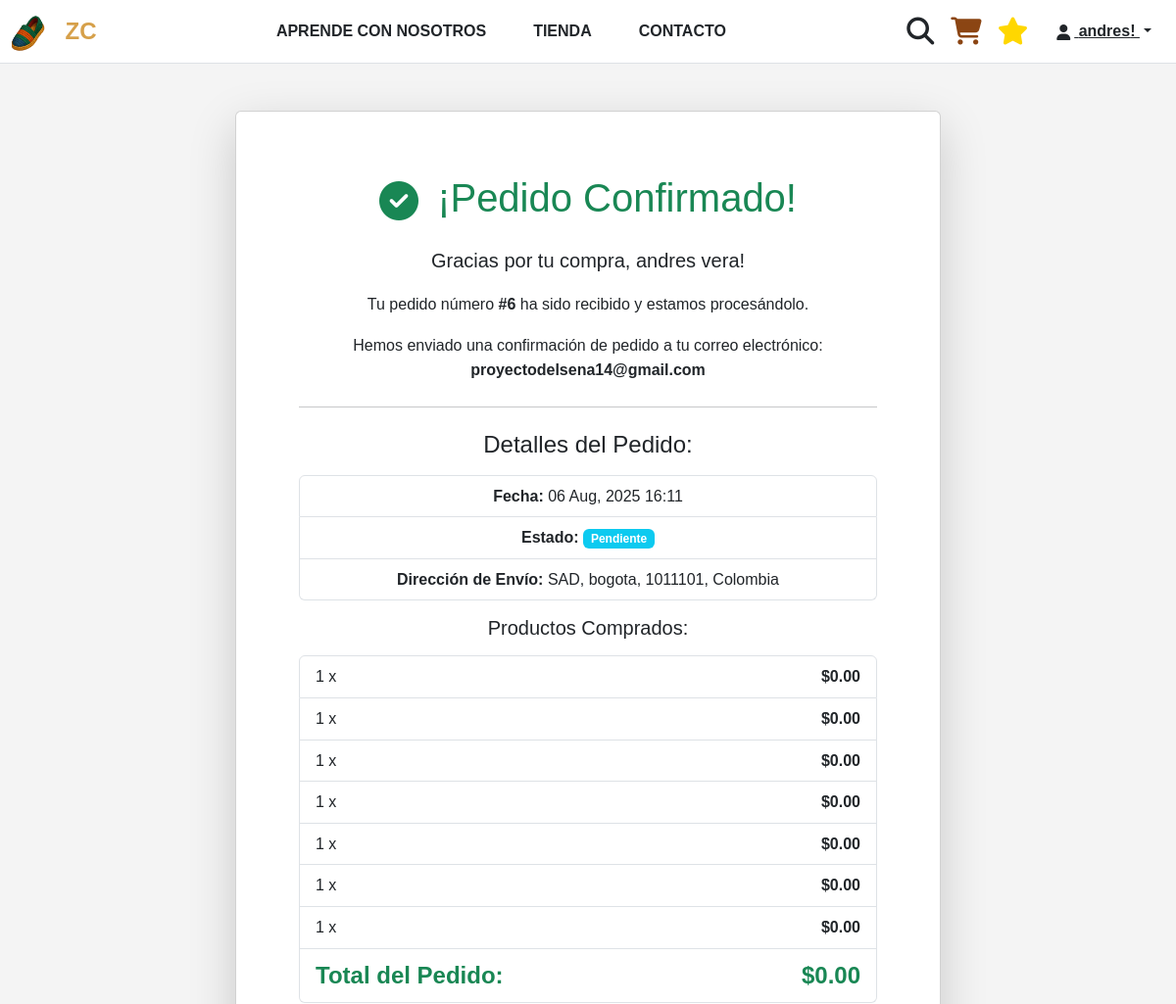
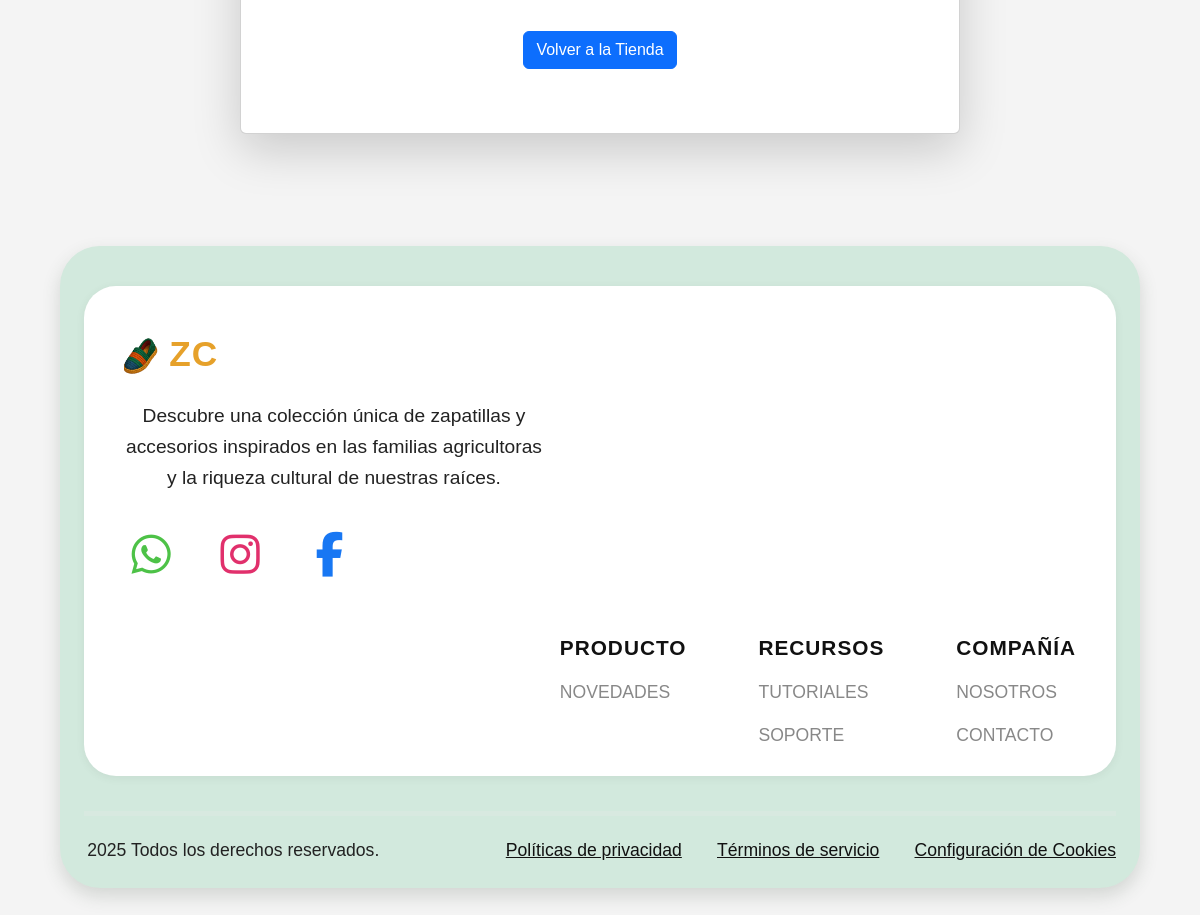
Page /pedido-confirmado/6/ (signed in) on the committed database (2 pictures, top to bottom).
### core/models.py (models this page shows, shortened)
class Pedido(models.Model):
    usuario = models.ForeignKey(User, on_delete=models.SET_NULL, null=True, blank=True, related_name='pedidos') # Usuario que realiza el pedido
    nombre_completo = models.CharField(max_length=200) # Nombre del cliente
    email = models.EmailField() # Email de contacto
    telefono = models.CharField(max_length=20, blank=True, null=True) # Teléfono opcional
    direccion_envio = models.CharField(max_length=255) # Dirección de envío
    ciudad = models.CharField(max_length=100) # Ciudad de envío
    codigo_postal = models.CharField(max_length=10, blank=True, null=True) # Código postal opcional
    pais = models.CharField(max_length=100, default='Colombia') # País de envío
    fecha_pedido = models.DateTimeField(auto_now_add=True) # Fecha de creación
    total_pedido = models.DecimalField(max_digits=10, decimal_places=2, default=0.00) # Total calculado
    ESTADO_PEDIDO = (
        ('pendiente', 'Pendiente'), ('procesando', 'Procesando'), ('enviado', 'Enviado'),
        ('completado', 'Completado'), ('cancelado', 'Cancelado'),
    )
    estado = models.CharField(max_length=20, choices=ESTADO_PEDIDO, default='pendiente') # Estado del pedido
    hecho_por_admin = models.BooleanField(default=False) # Si el pedido fue gestionado por un admin
    admin_observaciones = models.TextField(blank=True, null=True) # Observaciones internas
    class Meta:
        ordering = ['-fecha_pedido']
        verbose_name_plural = "Pedidos"

class ItemPedido(models.Model):
    pedido = models.ForeignKey(Pedido, on_delete=models.CASCADE, related_name='items') # Pedido asociado
    producto = models.ForeignKey(Producto, on_delete=models.SET_NULL, null=True) # Producto comprado
    precio = models.DecimalField(max_digits=10, decimal_places=2) # Precio unitario
    cantidad = models.PositiveIntegerField(default=1) # Cantidad solicitada
    class Meta:
        verbose_name_plural = "Items de Pedido"
    def get_cost(self):
        return self.precio * self.cantidad

### core/views.py (the view)
# urls.py: path('pedido-confirmado/<int:pedido_id>/', views.pedido_confirmado_view, name='pedido_confirmado'),
def pedido_confirmado_view(request, pedido_id):
    pedido = get_object_or_404(Pedido, id=pedido_id)
    allowed_access = False
    if request.user.is_authenticated:
        if request.user == pedido.usuario or is_admin_user(request.user):
            allowed_access = True
    elif 'last_order_id' in request.session and request.session['last_order_id'] == pedido.id:
        allowed_access = True
    if not allowed_access:
        messages.error(request, "Acceso denegado o pedido no encontrado.")
        return redirect('core:home')
    return render(request, 'core/pedido_confirmado.html', {'pedido': pedido, 'title': 'Pedido Confirmado'})

### core/context_processors.py (called while the page is built)
def cart_item_count(request):
    cart = request.session.get('cart', {})
    total_items = sum(item_data.get('cantidad', 0) for item_data in cart.values())
    return {'cart_item_count': total_items}

### core/views.py (called while the page is built)
def is_admin_user(user):
    if user.is_authenticated:
        return user.is_staff or user.is_superuser or user.groups.filter(name='Administradores').exists()
    return False

### core/templates/core/pedido_confirmado.html
{% extends 'core/base.html' %}
{% block content %}
<div class="container my-5">
    <div class="row justify-content-center">
        <div class="col-md-8">
            <div class="card shadow-lg text-center p-4">
                <div class="card-body">
                    <h1 class="card-title text-success mb-4">
                        <i class="fas fa-check-circle me-2"></i> ¡Pedido Confirmado!
                    </h1>
                    <p class="lead">Gracias por tu compra, {{ pedido.nombre_completo }}!</p>
                    <p>Tu pedido número <strong>#{{ pedido.id }}</strong> ha sido recibido y estamos procesándolo.</p>
                    <p>Hemos enviado una confirmación de pedido a tu correo electrónico: <strong>{{ pedido.email }}</strong></p>
                    <hr class="my-4">
                    <h4 class="mb-3">Detalles del Pedido:</h4>
                    <ul class="list-group mb-3">
                        <li class="list-group-item"><strong>Fecha:</strong> {{ pedido.fecha_pedido|date:"d M, Y H:i" }}</li>
                        <li class="list-group-item"><strong>Estado:</strong> <span class="badge bg-info text-capitalize">{{ pedido.estado }}</span></li>
                        <li class="list-group-item"><strong>Dirección de Envío:</strong> {{ pedido.direccion_envio }}, {{ pedido.ciudad }}, {{ pedido.codigo_postal }}, {{ pedido.pais }}</li>
                    </ul>
                    <h5 class="mb-3">Productos Comprados:</h5>
                    <ul class="list-group mb-3">
                        {% for item in pedido.items.all %}
                        <li class="list-group-item d-flex justify-content-between align-items-center">
                            {{ item.cantidad }} x {{ item.producto.nombre }}
                            <span class="fw-bold">${{ item.get_cost|floatformat:2 }}</span>
                        </li>
                        {% endfor %}
                        <li class="list-group-item d-flex justify-content-between align-items-center fw-bold text-success fs-4">
                            Total del Pedido:
                            <span>${{ pedido.total_pedido|floatformat:2 }}</span>
                        </li>
                    </ul>
                    <a href="{% url 'core:home' %}" class="btn btn-primary mt-3">Volver a la Tienda</a>
                </div>
            </div>
        </div>
    </div>
</div>
{% endblock content %}

### core/templates/core/base.html (shortened to what this page needs)
<!DOCTYPE html>
<html lang="es">
<head>
    <link href="https://cdn.jsdelivr.net/npm/bootstrap@5.3.3/dist/css/bootstrap.min.css" rel="stylesheet" xintegrity="sha384-QWTKZyjpPEjISv5WaRU9OFeRpok6YctnYmDr5pNlyT2bRjXh0JMhjY6hW+ALEwIH">
    <link rel="stylesheet" href="https://cdnjs.cloudflare.com/ajax/libs/font-awesome/6.5.2/css/all.min.css" xintegrity="sha512-SnH5WK+bZxgPHs44uWIX+LLJAJ9/2PkPKZ5QiAj6Ta86w+fsb2TkcmfRyVX3pBnMFcV7oQPJkl9QevSCWr3W6A==" />
    {% load static %}
    <link rel="stylesheet" href="{% static 'css/style.css' %}">
</head>
<body>
    <header>
        <div class="container-fluid py-2 border-bottom" style="background: #fff;">
            <div class="d-flex align-items-center justify-content-between">
                <div class="d-flex align-items-center">
                    <a href="{% url 'core:home' %}" style="display:inline-block;">
                        <img src="{% static 'img/zapatilla.png' %}" alt="Logo Zapatilla" style="height: 48px; margin-right: 8px;">
                        <span class="fw-bold align-middle" style="font-size: 1.5rem; color: #d6a04a; margin-left: 8px;">ZC</span>
                    </a>
                </div>
                <div class="d-flex flex-grow-1 justify-content-center">
                    <a href="{% url 'servicios:lista_servicios' %}" class="fw-bold mx-4 text-dark text-decoration-none">APRENDE CON NOSOTROS</a>
                    <a href="{% url 'productos:lista_productos' %}" class="fw-bold mx-4 text-dark text-decoration-none">TIENDA</a>
                    <a href="{% url 'core:contact' %}" class="fw-bold mx-4 text-dark text-decoration-none">CONTACTO</a>
                </div>
                <div class="d-flex align-items-center">
                    <button class="btn bg-transparent p-0 me-3" type="button" data-bs-toggle="collapse" data-bs-target="#searchBarCollapse" aria-expanded="false" aria-controls="searchBarCollapse">
                        <i class="fas fa-search fs-3"></i>
                    </button>
                    <a href="{% url 'core:cart_view' %}" class="me-3">
                        <i class="fas fa-shopping-cart fs-3"></i>
                    </a>
                    <a href="{% url 'core:favoritos' %}" class="me-3" title="Ver favoritos">
                        <i class="fas fa-star fs-3" style="color: #FFD700;"></i>
                    </a>
                    {% if user.is_authenticated %}
                        <div class="dropdown">
                            <button class="btn btn-link dropdown-toggle text-dark fw-bold" type="button" id="navbarUserDropdown" data-bs-toggle="dropdown" aria-expanded="false">
                                <i class="fas fa-user me-1"></i>  {{ user.username }}!
                            </button>
                        </div>
                    {% endif %}
                </div>
            </div>
        </div>
    </header>
    <main class="content">
        <div class="container">
            {% block content %}
            {% endblock content %}
        </div>
    </main>
    <footer class="footer-nuevo">
      <div class="footer-card-externo">
        <div class="footer-card-interno">
          <div class="footer-row-principal">
            <div class="footer-col-logo">
              <div class="footer-logo-row">
                <img src="{% static 'img/zapatilla.png' %}" alt="Logo Zapatilla" class="footer-logo-img">
                <span class="footer-logo-text">ZC</span>
              </div>
              <p class="footer-desc-text">Descubre una colección única de zapatillas y accesorios inspirados en las familias agricultoras y la riqueza cultural de nuestras raíces.</p>
              <div class="footer-social-row">
                <a href="#" class="footer-social-icon whatsapp" aria-label="WhatsApp"><i class="fab fa-whatsapp"></i></a>
                <a href="#" class="footer-social-icon instagram" aria-label="Instagram"><i class="fab fa-instagram"></i></a>
                <a href="#" class="footer-social-icon facebook" aria-label="Facebook"><i class="fab fa-facebook-f"></i></a>
              </div>
            </div>
            <div class="footer-col-links">
              <div class="footer-links-group">
                <span class="footer-links-title">PRODUCTO</span>
                <a href="#" class="footer-link">NOVEDADES</a>
              </div>
              <div class="footer-links-group">
                <span class="footer-links-title">RECURSOS</span>
                <a href="#" class="footer-link">TUTORIALES</a>
                <a href="#" class="footer-link">SOPORTE</a>
              </div>
              <div class="footer-links-group">
                <span class="footer-links-title">COMPAÑÍA</span>
                <a href="#" class="footer-link">NOSOTROS</a>
                <a href="#" class="footer-link">CONTACTO</a>
              </div>
            </div>
          </div>
        </div>
        <hr class="footer-divider">
        <div class="footer-row-bottom">
          <div class="footer-copy">
            2025 Todos los derechos reservados.
          </div>
          <div class="footer-bottom-links">
            <a href="#" class="footer-bottom-link">Políticas de privacidad</a>
            <a href="#" class="footer-bottom-link">Términos de servicio</a>
            <a href="#" class="footer-bottom-link">Configuración de Cookies</a>
          </div>
        </div>
      </div>
    </footer>
</body>
</html>

### core/static/css/style.css (style rules this page uses)
body { display: flex; flex-direction: column; min-height: 100vh; font-family: 'Arial', sans-serif; background-color: #f4f4f4; color: #333; line-height: 1.6; margin: 0; padding: 0; }
.content { flex: 1; padding-top: 0px; }
footer { background-color: #f8f9fa; padding: 20px 0; text-align: center; }
a { color: #8B4513; text-decoration: none; }
.card-body { padding: 40px; background-color: #ffffff; }
.fa, .fas, .fab { vertical-align: middle; }
.footer-nuevo { background: transparent; padding: 0; margin-top: 4rem; }
.footer-card-externo { background: #d2e9dd; border-radius: 2.5rem; box-shadow: 0 8px 18px rgba(60, 80, 60, 0.18); max-width: 90vw; margin: 0 auto 2.5rem auto; padding: 2.5rem 1.5rem 1.5rem 1.5rem; display: flex; flex-direction: column; align-items: stretch; }
.footer-card-interno { background: #fff; border-radius: 2rem; box-shadow: 0 2px 8px rgba(60, 80, 60, 0.08); padding: 2.5rem 2.5rem 1.5rem 2.5rem; display: flex; flex-direction: column; align-items: stretch; }
.footer-row-principal { display: flex; flex-direction: row; justify-content: space-between; gap: 2.5rem; flex-wrap: wrap; }
.footer-col-logo { flex: 1 1 340px; min-width: 280px; max-width: 420px; display: flex; flex-direction: column; align-items: flex-start; justify-content: flex-start; gap: 1.2rem; }
.footer-logo-row { display: flex; align-items: center; gap: 0.7rem; }
.footer-logo-img { height: 48px; width: auto; }
.footer-logo-text { font-size: 2.2rem; font-weight: 700; color: #e6a12a; font-family: 'Montserrat', Arial, sans-serif; letter-spacing: 1px; }
.footer-desc-text { font-size: 1.2rem; color: #222; font-family: 'Montserrat', Arial, sans-serif; margin-bottom: 0.5rem; }
.footer-social-row { display: flex; flex-direction: row; gap: 2.2rem; align-items: center; margin-top: 0.5rem; margin-bottom: 0.5rem; }
.footer-social-icon { font-size: 2.8rem; display: flex; align-items: center; justify-content: center; border-radius: 50%; background: none; transition: background 0.2s, color 0.2s, box-shadow 0.2s; width: 54px; height: 54px; }
.footer-social-icon.whatsapp { color: #4dc247; }
.footer-social-icon.instagram { color: #e1306c; }
.footer-social-icon.facebook { color: #1877f3; }
.footer-col-links { flex: 2 1 600px; display: flex; flex-direction: row; justify-content: flex-end; gap: 4.5rem; align-items: flex-start; min-width: 320px; }
.footer-links-group { display: flex; flex-direction: column; align-items: flex-start; gap: 0.7rem; }
.footer-links-title { font-size: 1.3rem; font-weight: 700; color: #111; margin-bottom: 0.2rem; letter-spacing: 1px; font-family: 'Montserrat', Arial, sans-serif; }
.footer-link { color: #888; font-size: 1.1rem; text-decoration: none; font-weight: 500; margin-bottom: 0.2rem; transition: color 0.2s; }
.footer-divider { border: none; border-top: 5px solid #e5e5e5; margin: 2.2rem 0 1.2rem 0; }
.footer-row-bottom { display: flex; flex-direction: row; justify-content: space-between; align-items: flex-end; flex-wrap: wrap; gap: 1.5rem; }
.footer-copy { font-size: 1.1rem; color: #222; font-family: 'Montserrat', Arial, sans-serif; margin-left: 0.2rem; }
.footer-bottom-links { display: flex; flex-direction: row; gap: 2.2rem; align-items: center; }
.footer-bottom-link { color: #111; font-size: 1.1rem; text-decoration: underline; font-weight: 500; transition: color 0.2s; }

### rows in the picture
Pedido: nombre_completo "andres vera", id "6", email "proyectodelsena14@gmail.com", fecha_pedido "06 Aug, 2025 16:11", estado "Pendiente", direccion_envio "SAD", ciudad "bogota", codigo_postal "1011101", pais "Colombia", total_pedido "0.00"
ItemPedido: cantidad "1", get_cost "0.00"
ItemPedido: cantidad "1", get_cost "0.00"
ItemPedido: cantidad "1", get_cost "0.00"
ItemPedido: cantidad "1", get_cost "0.00"
ItemPedido: cantidad "1", get_cost "0.00"
ItemPedido: cantidad "1", get_cost "0.00"
ItemPedido: cantidad "1", get_cost "0.00"

### other values in the picture
{{ user.username }} "andres"
